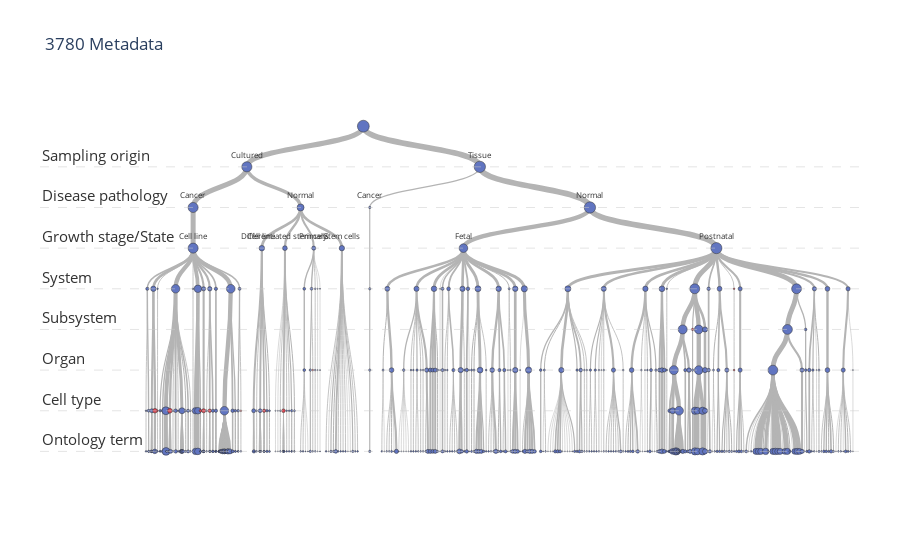

Source (notebook cell):
### Code cell
import plotly.graph_objects as go
import plotly.express as px

fig = go.Figure()
# fig.add_trace(go.Scatter(x=Xe,
#                    y=Ye,
#                    mode='lines',
#                    line=dict(color='rgb(210,210,210)', width=1),
#                    hoverinfo='none'
#                    ))

fig.add_trace(go.Scatter(x=Xn,
                  y=Yn,
                  mode='markers',
                  marker=dict(symbol='circle',
                                size=sizes,
                                color=colors,
                                line=dict(color='rgb(50,50,50)', width=0.5),
                                opacity=1,
                                sizemode='diameter',
                                ),
                  text=labels,
                  hoverinfo='text',
                  ))
axis = dict(showline=False, # hide axis line, grid, ticklabels and  title
            zeroline=False,
            showgrid=False,
            showticklabels=False,
            )
fig.update_layout(title= '3780 Metadata',
#               annotations=make_annotations(position, v_label),
              font_size=12,
              showlegend=False,
              xaxis=axis,
              yaxis=axis,
              margin=dict(l=40, r=40, b=85, t=100),
              hovermode='closest',
#               plot_bgcolor='rgb(248,248,248)',
              plot_bgcolor='rgb(255,255,255)',
              shapes=[
                dict(
                  type="path",
                  path="M {0},{1} C {2},{3} {4},{5} {6},{7}".format(*s),
                  line=dict(
#                       color='rgb(120,120,120)',
                      color='rgb(180,180,180)',
                      width=w,
                  ),
                  layer="below",
                )
                for s, w in zip(splines, fwidths)
              ]
              )
line_labels = {}
for oc in ontology_configuration[::-1]:
    line_labels.setdefault(oc['level'], []).append(oc['display_name'])
line_labels = ['/'.join(x) for x in line_labels.values()]

for i, oc in zip(range(M), line_labels):
    fig.add_hline(y=min_y + i, line_width=0.5, line_dash='dash', line_color='rgb(200,200,200)',
              annotation_text=oc, 
              annotation_position="top left",
              annotation_font_size=15,
              annotation_font_color="rgb(50,50,50)")
for v in nodes_to_annotate:
    fig.add_annotation(
        x=Xn[v], y=Yn[v],
        text=labels[v].split(': ')[1].split(' (')[0].replace(
            'Differentiated stem cells', 'Differentiated\nstem cells'),
        showarrow=False,
        xanchor="center",
        yanchor="bottom",
        yshift=5,
        font=dict(
            color="rgb(50,50,50)",
            size=8,
        )
    )
delta = max_x - min_x
fig.update_xaxes(range=[min_x - 0.15 * delta, max_x + 0.01 * delta])
fig.show()
fig.write_html("/home/sboytsov/meta_figures/meta_hierarchy_backup.html")
